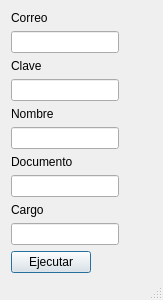
<?xml version="1.0" encoding="UTF-8"?>
<ui version="4.0">
 <class>Principal</class>
 <widget class="QDialog" name="Principal">
  <property name="enabled">
   <bool>true</bool>
  </property>
  <property name="geometry">
   <rect>
    <x>0</x>
    <y>0</y>
    <width>163</width>
    <height>300</height>
   </rect>
  </property>
  <property name="maximumSize">
   <size>
    <width>163</width>
    <height>300</height>
   </size>
  </property>
  <property name="cursor">
   <cursorShape>ArrowCursor</cursorShape>
  </property>
  <property name="windowTitle">
   <string>Covid-19</string>
  </property>
  <property name="sizeGripEnabled">
   <bool>true</bool>
  </property>
  <property name="modal">
   <bool>false</bool>
  </property>
  <layout class="QFormLayout" name="formLayout">
   <item row="0" column="0">
    <widget class="QLabel" name="label">
     <property name="text">
      <string>Correo</string>
     </property>
    </widget>
   </item>
   <item row="1" column="0">
    <widget class="QLineEdit" name="correo"/>
   </item>
   <item row="2" column="0">
    <widget class="QLabel" name="label_2">
     <property name="text">
      <string>Clave</string>
     </property>
    </widget>
   </item>
   <item row="4" column="0">
    <widget class="QLabel" name="label_3">
     <property name="text">
      <string>Nombre</string>
     </property>
    </widget>
   </item>
   <item row="5" column="0">
    <widget class="QLineEdit" name="nombre"/>
   </item>
   <item row="6" column="0">
    <widget class="QLabel" name="label_4">
     <property name="text">
      <string>Documento</string>
     </property>
    </widget>
   </item>
   <item row="8" column="0">
    <widget class="QLineEdit" name="documento"/>
   </item>
   <item row="9" column="0">
    <widget class="QLabel" name="label_5">
     <property name="text">
      <string>Cargo</string>
     </property>
    </widget>
   </item>
   <item row="10" column="0">
    <widget class="QLineEdit" name="cargo"/>
   </item>
   <item row="11" column="0">
    <widget class="QPushButton" name="Ejecutar">
     <property name="text">
      <string>Ejecutar</string>
     </property>
    </widget>
   </item>
   <item row="3" column="0">
    <widget class="QLineEdit" name="clave">
     <property name="tabletTracking">
      <bool>false</bool>
     </property>
     <property name="autoFillBackground">
      <bool>false</bool>
     </property>
     <property name="echoMode">
      <enum>QLineEdit::Password</enum>
     </property>
     <property name="dragEnabled">
      <bool>false</bool>
     </property>
    </widget>
   </item>
  </layout>
 </widget>
 <resources/>
 <connections/>
</ui>
